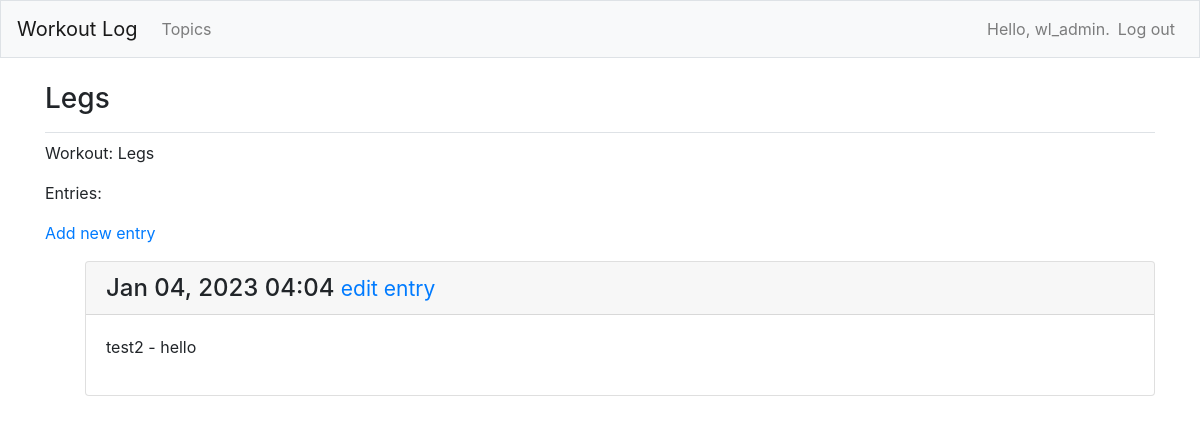
The page /workouts/2/ (signed in) on the database its author committed.
### workout_logs/models.py (models this page shows, shortened)
class  Workout(models.Model):
    text = models.CharField(max_length=200)
    date_added = models.DateTimeField(auto_now_add=True)
    owner = models.ForeignKey(User, on_delete=models.CASCADE) #established a relationship between user and and model using a foreign key,
    def __str__(self):
        return self.text

class Entry(models.Model):
    workout = models.ForeignKey(Workout, on_delete=models.CASCADE)
    text = models.TextField()#null=True)
    date_added = models.DateTimeField(auto_now_add=True)
    class Meta:
        verbose_name_plural = 'entries'

### workout_logs/views.py (the view)
# urls.py: path('workouts/<int:workout_id>/', views.workout, name = "workout"),
@login_required
def workout(request, workout_id):
    workout = Workout.objects.get(id=workout_id)#, null=True)
    if workout.owner != request.user:
        raise Http404
    entries = workout.entry_set.order_by('-date_added')
    context = {'workout': workout, 'entries': entries}
    return render(request, 'workout_logs/workout.html', context)

### workout_logs/templates/workout_logs/workout.html
{% extends 'workout_logs/base.html' %}
{% block page_header %}
  <h3>{{ workout }}</h3>
{% endblock page_header %}
{% block content %}
  <p>Workout: {{ workout}}</p>
  <p>Entries:</p>
  <p>
    <a href="{% url 'workout_logs:new_entry' workout.id %}">Add new entry</a>
  </p>
  <ul>
  {% for entry in entries %}
  <div class="card mb-3">
    <h4 class="card-header">
      {{ entry.date_added|date:'M d, Y H:i' }}
      <small><a href="{% url 'workout_logs:edit_entry' entry.id %}">
          edit entry</a></small>
    </h4>
    <div class="card-body">
      {{ entry.text|linebreaks }}
    </div>
  </div>
  {% empty %}
     <p> There are no entries for this workout yet.</p>
  {% endfor %}
  </ul>
{% endblock content %}

### workout_logs/templates/workout_logs/base.html (shortened to what this page needs)
{% load bootstrap4 %}
<!doctype html>
<html lang="en">
<head>
  {% bootstrap_css %}
</head>
<body>
  <nav class="navbar navbar-expand-md navbar-light bg-light mb-4 border">
    <a class="navbar-brand" href="{% url 'workout_logs:index'%}">
        Workout Log</a>
    <div class="collapse navbar-collapse" id="navbarCollapse">
      <ul class="navbar-nav mr-auto">
        <li class="nav-item">
          <a class="nav-link" href="{% url 'workout_logs:workouts'%}">
              Topics</a></li>
      </ul>
      <ul class="navbar-nav ml-auto">
        {% if user.is_authenticated %}
          <li class="nav-item">
            <span class="navbar-text">Hello, {{ user.username }}.</span>
          </li>
          <li class="nav-item">
            <a class="nav-link" href="{% url 'users:logout' %}">Log out</a>
          </li>
        {% else %}
          <li class="nav-item">
            <a class="nav-link" href="{% url 'users:register' %}">Register</a>
          </li>
          <li class="nav-item">
            <a class="nav-link" href="{% url 'users:login' %}">Log in</a></li>
        {% endif %}
      </ul>
    </div>
  </nav>
  <main role="main" class="container">
    <div class="pb-2 mb-2 border-bottom">
      {% block page_header %}{% endblock page_header %}
    </div>
    <div>
      {% block content %}{% endblock content %}
    </div>
  </main>
</body>
</html>

### rows shown on the page
Workout: text "Legs"
Entry: date_added "Jan 04, 2023 04:04", text "test2 - hello"

### other values the page prints
{{ user.username }} "wl_admin"
